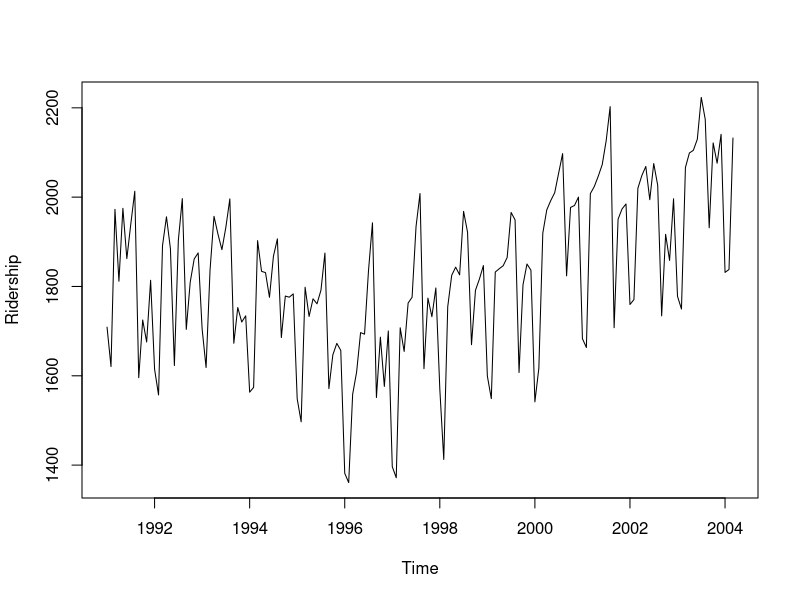
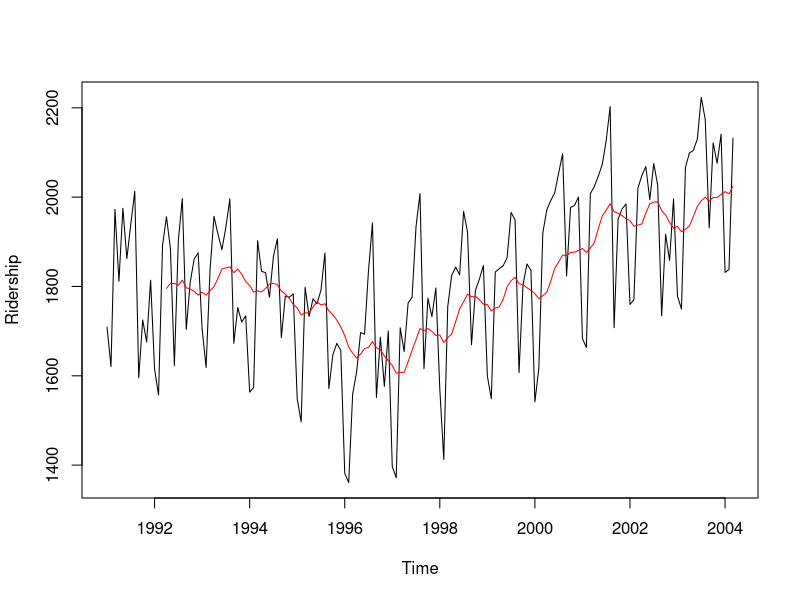
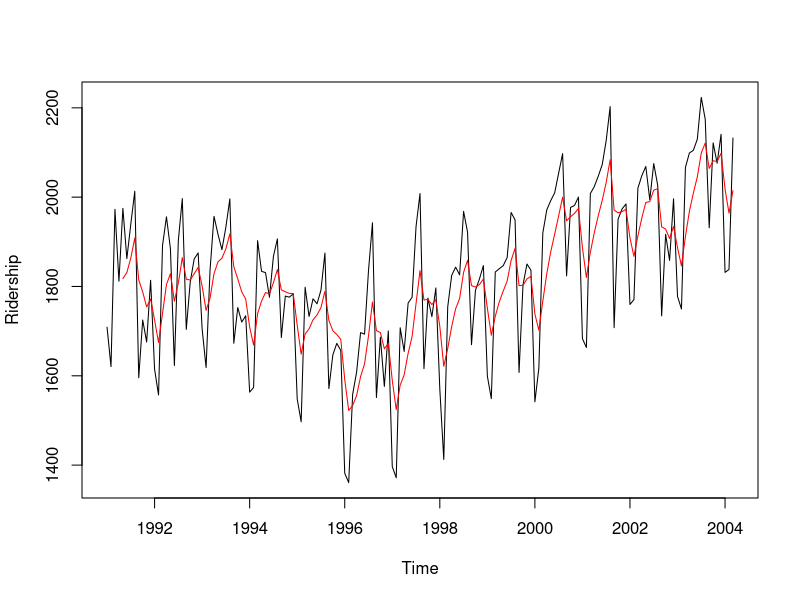
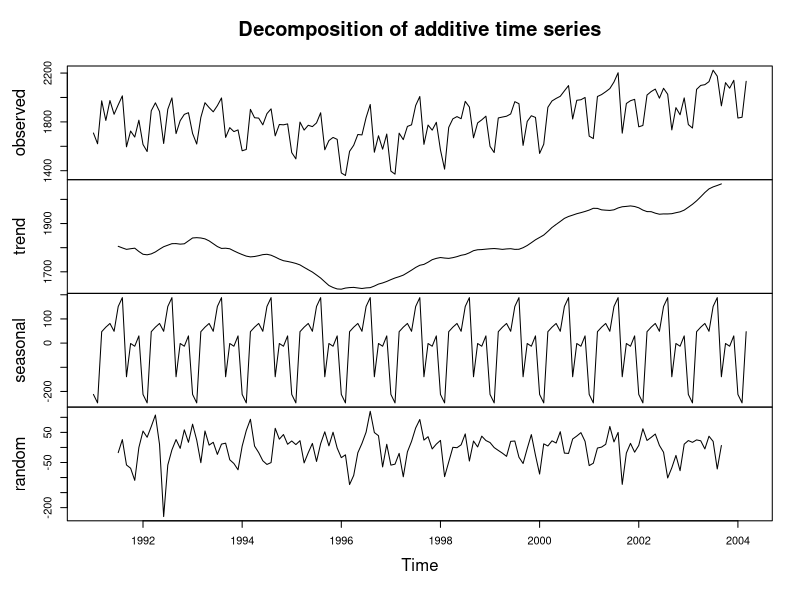
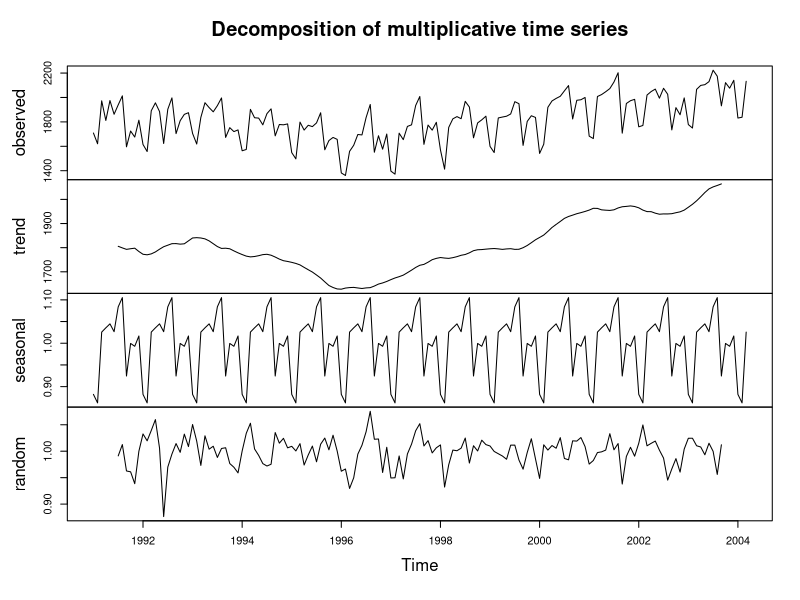
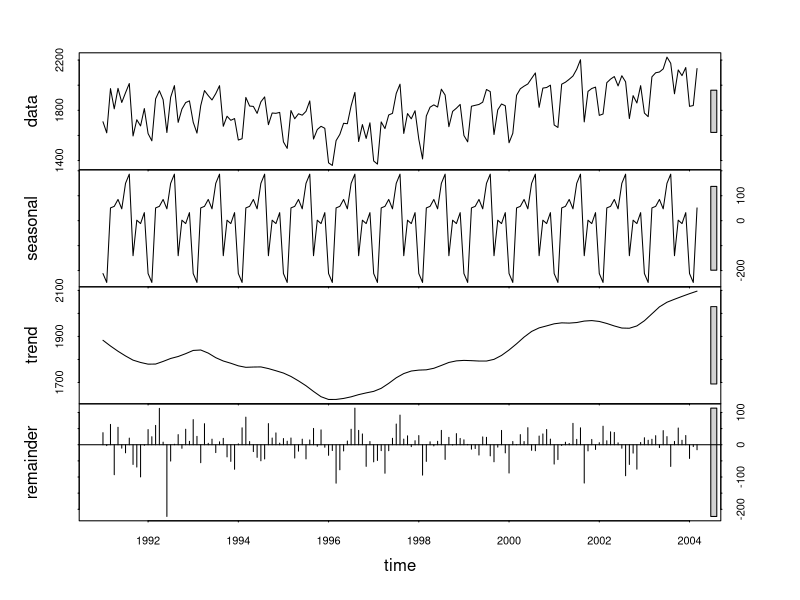
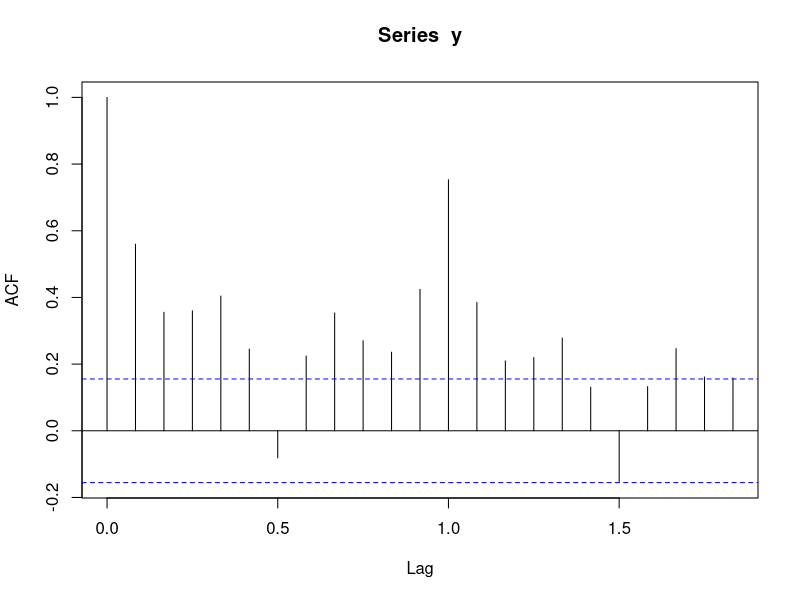
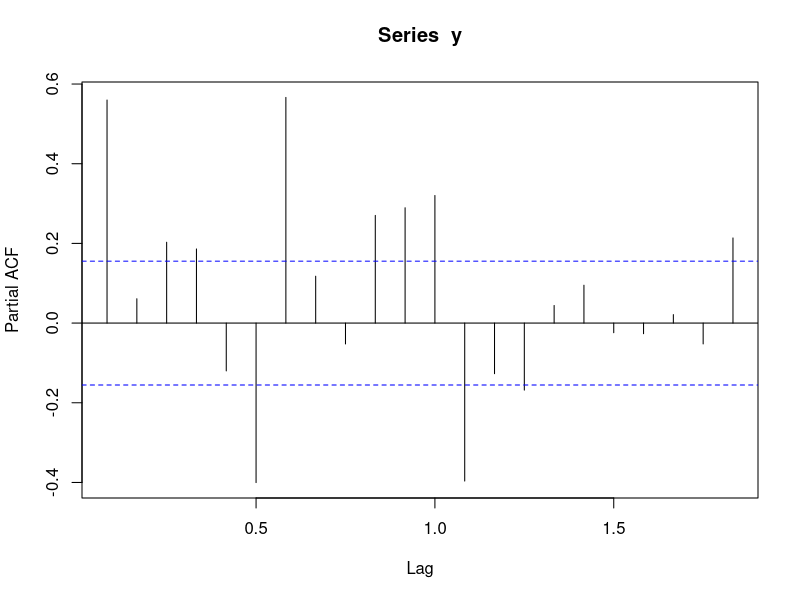

Recreate these plots in R, in order. (Note: this script raises an error after producing the figures.)
## ---- chunk 1
knitr::opts_chunk$set(echo = FALSE, eval = FALSE, warning = FALSE, message = FALSE)
## ---- chunk 2
library(TTR)
library(forecast)
df <- read.csv("Amtrak data.csv")
y <- ts(df$Ridership, start = c(1991,1), end = c(2004, 3), freq = 12)
plot(y, xlab = "Time", ylab = "Ridership")
## ---- chunk 3
plot(y, xlab = "Time", ylab = "Ridership")

# create a moving average series
k = 16  # set the moving average 
y_sma = SMA(y, n = k)

# plot the moving average series
lines(y_sma, col = "red")
## ---- chunk 4
plot(y, xlab = "Time", ylab = "Ridership")

# create a moving average series
w = .7

y_ema = EMA(y, ratio = 1-w)


# plot the moving average series
lines(y_ema, col = "red")
## ---- chunk 5
ourDecomposition <- decompose(y, type="additive")
plot(ourDecomposition)
## ---- chunk 6
ourDecomposition <- decompose(y, type="multiplicative")
plot(ourDecomposition)
## ---- chunk 7
ourDecomposition <- stl(y, s.window = "periodic")
plot(ourDecomposition)
## ---- chunk 8
acf(y)
## ---- chunk 9
pacf(y)
## ---- chunk 10
# data partition
nValid <- 36
nTrain <- length(y) - nValid
train.ts <- window(y, start = c(1991, 1), end = c(1991, nTrain))
valid.ts <- window(y, start = c(1991, nTrain + 1), end = c(1991, nTrain + nValid))

# Modeling

# more advanced model
model1 <- tslm(train.ts ~ trend + I(trend^2)+ season)
model2 = auto.arima(train.ts)
model3 = HoltWinters(train.ts, alpha=TRUE, 
                            beta=TRUE, 
                            gamma=TRUE)
## ---- chunk 11
checkresiduals(model1)
checkresiduals(model2)
checkresiduals(model3)
## ---- chunk 12

#basic models

# average method: forecast by the average of the training series
forecast4 = meanf(train.ts, h = nValid, level = 0)

# naive: forecast by the last observation of the series
forecast5 = naive(train.ts, h = nValid, level = 0)

# seasonal naive: forecast by the last season
forecast6 = snaive(train.ts, h = nValid, level = 0)

# drift: drawing the line from the first to the last observation
forecast7 = rwf(train.ts, h = nValid, level = 0, drift = TRUE)

# forecasting
forecast1 = forecast(model1, h = nValid, level = 0)
forecast2 = forecast(model2, h = nValid, level = 0)
forecast3 = forecast(model3, h = nValid, level = 0)


# plotting forecast
plot(forecast1)
lines(valid.ts, col = 'red')
plot(forecast2)
lines(valid.ts, col = 'red')

plot(forecast3)
lines(valid.ts, col = 'red')


# accuracy
a1 = accuracy(forecast1$mean, valid.ts)
a2 = accuracy(forecast2$mean, valid.ts)
a3 = accuracy(forecast3$mean, valid.ts)
a4 = accuracy(forecast4$mean, valid.ts)
a5 = accuracy(forecast5$mean, valid.ts)
a6 = accuracy(forecast6$mean, valid.ts)

rbind(a1, a2, a3, a4, a5, a6)
## ---- chunk 13
selected_model =  auto.arima(y)
new_forecast = forecast(selected_model)
plot(new_forecast)
## ---- chunk 14
# Monthly Data
## ALL CODES
library(TTR)
library(forecast)
df <- read.csv("Amtrak data.csv")
y <- ts(df$Ridership, start = c(1991,1), end = c(2004, 3), freq = 12)
plot(y, xlab = "Time", ylab = "Ridership")

##############
plot(y, xlab = "Time", ylab = "Ridership")

# create a moving average series
k = 16  # set the moving average 
y_sma = SMA(y, n = k)

# plot the moving average series
lines(y_sma, col = "red")


plot(y, xlab = "Time", ylab = "Ridership")

# create a moving average series
w = .7

y_ema = EMA(y, ratio = 1-w)


# plot the moving average series
lines(y_ema, col = "red")


ourDecomposition <- decompose(y, type="additive")
plot(ourDecomposition)
ourDecomposition <- decompose(y, type="multiplicative")
plot(ourDecomposition)

acf(y)
pacf(y)

# data partition
nValid <- 36
nTrain <- length(y) - nValid
train.ts <- window(y, start = c(1991, 1), end = c(1991, nTrain))
valid.ts <- window(y, start = c(1991, nTrain + 1), end = c(1991, nTrain + nValid))

# Modeling

# more advanced model
model1 <- tslm(train.ts ~ trend + I(trend^2)+ season)
model2 = auto.arima(train.ts)
model3 = HoltWinters(train.ts, alpha=TRUE, 
                            beta=TRUE, 
                            gamma=TRUE)

checkresiduals(model1)
checkresiduals(model2)
checkresiduals(model3)



#basic models

# average method: forecast by the average of the training series
forecast4 = meanf(train.ts, h = nValid, level = 0)

# naive: forecast by the last observation of the series
forecast5 = naive(train.ts, h = nValid, level = 0)

# seasonal naive: forecast by the last season
forecast6 = snaive(train.ts, h = nValid, level = 0)

# drift: drawing the line from the first to the last observation
forecast7 = rwf(train.ts, h = nValid, level = 0, drift = TRUE)

# forecasting
forecast1 = forecast(model1, h = nValid, level = 0)
forecast2 = forecast(model2, h = nValid, level = 0)
forecast3 = forecast(model3, h = nValid, level = 0)


# plotting forecast
plot(forecast1)
lines(valid.ts, col = 'red')
plot(forecast2)
lines(valid.ts, col = 'red')

plot(forecast3)
lines(valid.ts, col = 'red')


# accuracy
a1 = accuracy(forecast1$mean, valid.ts)
a2 = accuracy(forecast2$mean, valid.ts)
a3 = accuracy(forecast3$mean, valid.ts)
a4 = accuracy(forecast4$mean, valid.ts)
a5 = accuracy(forecast5$mean, valid.ts)
a6 = accuracy(forecast6$mean, valid.ts)

rbind(a1, a2, a3, a4, a5, a6)

selected_model =  auto.arima(y)
new_forecast = forecast(selected_model)
plot(new_forecast)

## ---- chunk 15
## ALL CODES
library(TTR)
library(forecast)

df <- read.csv("data/algeria_economy.csv")

#df <- read.csv("Amtrak data.csv")



y <- ts(df$GDP, start = c(1960), freq = 1)
plot(y)

##############


# create a moving average series
k = 16  # set the moving average 
y_sma = SMA(y, n = k)

# plot the moving average series
lines(y_sma, col = "red")


plot(y)

# create a moving average series
w = .7

y_ema = EMA(y, ratio = 1-w)


# plot the moving average series
lines(y_ema, col = "red")


ourDecomposition <- decompose(y, type="additive")
plot(ourDecomposition)
ourDecomposition <- decompose(y, type="multiplicative")
plot(ourDecomposition)

acf(y)
pacf(y)

# data partition
nValid <- round(0.2*length(y))
nTrain <- length(y) - nValid
train.ts <- window(y, start = c(1960), end = c(2000))
valid.ts <- window(y, start = c(2001), end = c(2017))

# Modeling

# more advanced model
model1 <- tslm(train.ts ~ trend + I(trend^2)+ season)
model2 = auto.arima(train.ts)
model3 = HoltWinters(train.ts, alpha=TRUE, 
                            beta=TRUE, 
                            gamma=TRUE)

model8 = tbats(train.ts)
forecast8 = forecast(model1, h = nValid, level = 0)

checkresiduals(model1)
checkresiduals(model2)
checkresiduals(model3)

#basic models

# average method: forecast by the average of the training series
forecast4 = meanf(train.ts, h = nValid, level = 0)

# naive: forecast by the last observation of the series
forecast5 = naive(train.ts, h = nValid, level = 0)

# seasonal naive: forecast by the last season
forecast6 = snaive(train.ts, h = nValid, level = 0)

# drift: drawing the line from the first to the last observation
forecast7 = rwf(train.ts, h = nValid, level = 0, drift = TRUE)

# forecasting
forecast1 = forecast(model1, h = nValid, level = 0)
forecast2 = forecast(model2, h = nValid, level = 0)
forecast3 = forecast(model3, h = nValid, level = 0)


# plotting forecast
plot(forecast1)
lines(valid.ts, col = 'red')
plot(forecast2)
lines(valid.ts, col = 'red')

plot(forecast3)
lines(valid.ts, col = 'red')


# accuracy
a1 = accuracy(forecast1$mean, valid.ts)
a2 = accuracy(forecast2$mean, valid.ts)
a3 = accuracy(forecast3$mean, valid.ts)
a4 = accuracy(forecast4$mean, valid.ts)
a5 = accuracy(forecast5$mean, valid.ts)
a6 = accuracy(forecast6$mean, valid.ts)

rbind(a1, a2, a3, a4, a5, a6)

selected_model =  auto.arima(y)
new_forecast = forecast(selected_model)
plot(new_forecast)
